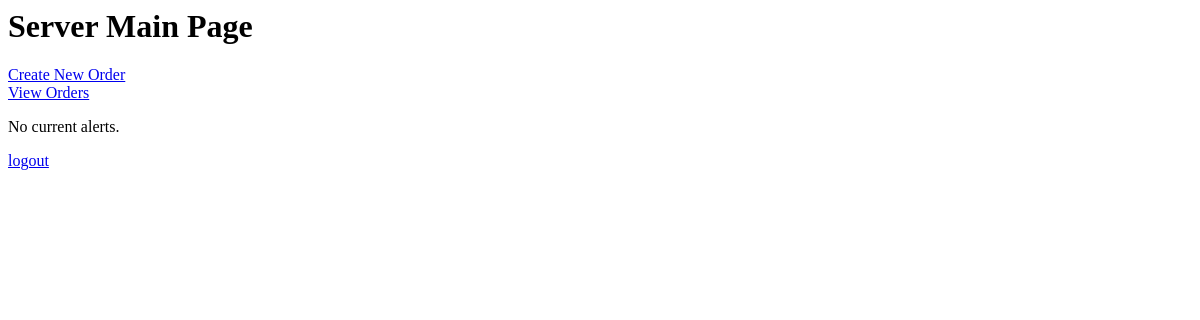
/server/ (signed in), run on an earlier commit of the app's database.
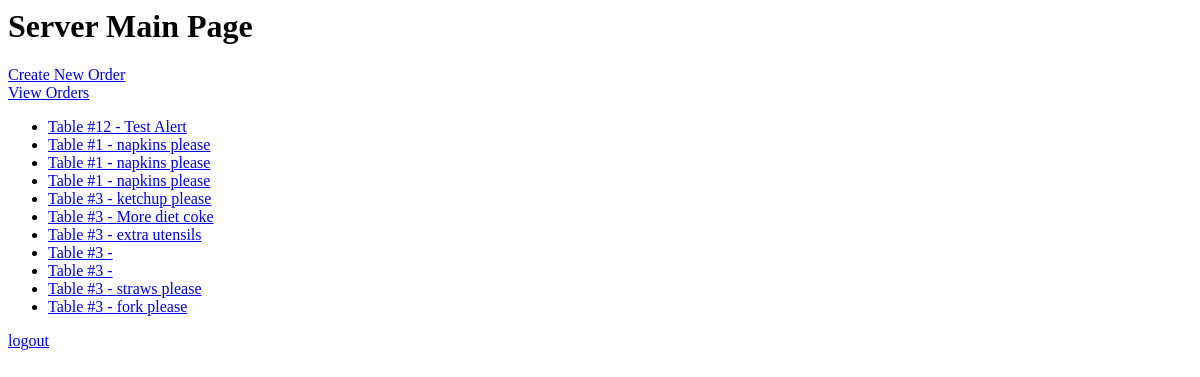
And on a later commit of the database.
### restaurant/models.py (models this page shows)
class Alert(models.Model):
    Order = models.ForeignKey(Order)
    Message = models.CharField(max_length=500)
    Resolved = models.BooleanField(default=0)

class Order(models.Model):
	CREATED = 'CREATED'
	SENT_TO_KITCHEN = 'SENT TO KITCHEN'
	STARTED = 'STARTED'
	READY = 'READY'
	SERVED = 'SERVED'
	COMPLETED = 'COMPLETED'
	STATUS_CHOICES = (
		(CREATED, 'Order created'),
		(SENT_TO_KITCHEN, 'Order sent to kitchen'),
		(STARTED, 'Order started'),
		(READY, 'Order ready to be served'),
		(SERVED, 'Order served'),
		(COMPLETED, 'Order completed')
	)
	Code = models.CharField(max_length=20)
	Table = models.IntegerField(default=0)
	Status= models.CharField(max_length=15, choices=STATUS_CHOICES, default=CREATED,)
	StartTime = models.DateTimeField(default=timezone.now)

### restaurant/views.py (the view)
# urls.py: url(r'^server/$', views.ServerView.as_view(), name='server'),
class ServerView(generic.ListView):
    template_name = 'restaurant/server.html'
    context_object_name = 'current_alert_list'
    def get_queryset(self):
        return Alert.objects.filter(Resolved=0)#.order_by('Order_id.Table')

### restaurant/templates/restaurant/server.html (shortened to what this page needs)
{% load static %}
{% if user.is_authenticated %}
<h1> Server Main Page </h1>
<a href="{% url 'restaurant:orderstart' %}">Create New Order</a>
<a href="{% url 'restaurant:orders' %}">View Orders</a>
  {% if current_alert_list %}
      <ul>
        {% for alert in current_alert_list %}
          <li><a href="{% url 'restaurant:alertdetails' alert.id %}">Table #{{ alert.Order.Table }} - {{alert.Message}}</a></li>
          {% endfor %}
        </ul>
        {% else %}
        <p>No current alerts.</p>
  {% endif %}
  <p><a href="/login">logout</a></p>
{% else %}
    <p><a href="/login">Please Login</a></p>
{% endif %}

What changed in the data, as far as the page shows it:
added Alert: Order.Table "12", Message "Test Alert"
added Alert: Order.Table "1", Message "napkins please"
added Alert: Order.Table "1", Message "napkins please"
added Alert: Order.Table "1", Message "napkins please"
added Alert: Order.Table "3", Message "ketchup please"
added Alert: Order.Table "3", Message "More diet coke"
added Alert: Order.Table "3", Message "extra utensils"
added Alert: Order.Table "3"
added Alert: Order.Table "3"
added Alert: Order.Table "3", Message "straws please"
added Alert: Order.Table "3", Message "fork please"
Also different on the page:
text no longer shown: "No current alerts."
